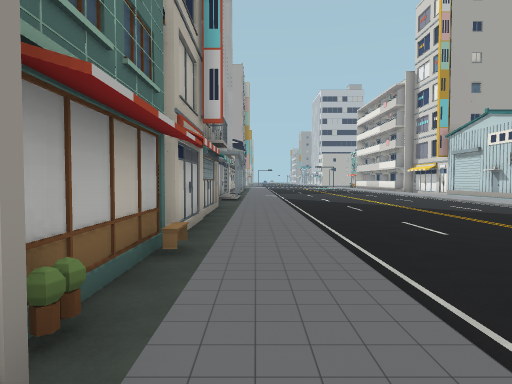
View 1 (above)

24 first-person views from a walk through a Unity game level. The camera is 1.5 m above the floor, tilts 2° down and sees 75° across. The floor is counted in squares, 2 m on a side. Each view is taken from the middle of a square. On the plan, view 1 faces up. The plan holds only what a view shows up to about 11 squares ahead; the rest is blank. The place goes on beyond the plan. Some animated figures are not drawn. Some surface patterns are stand-ins.

View 2
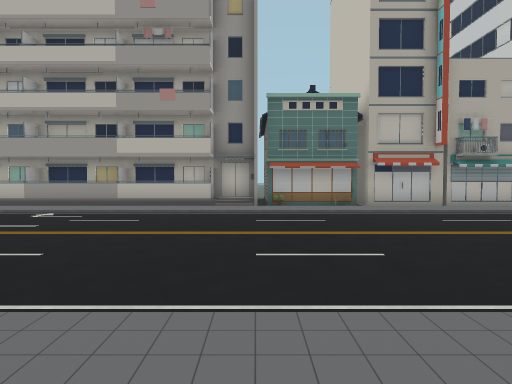

View 3
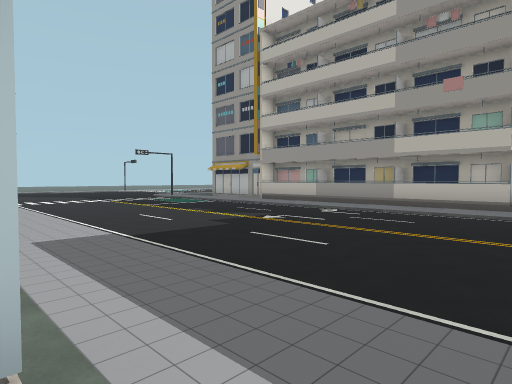

View 4
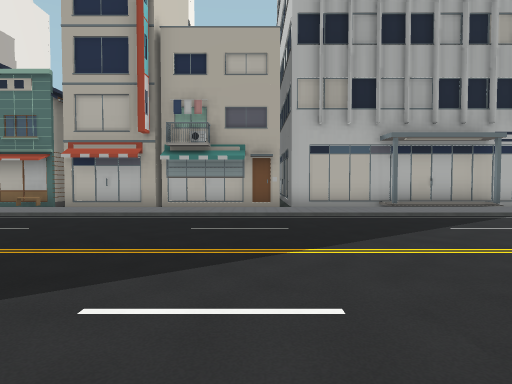

View 5
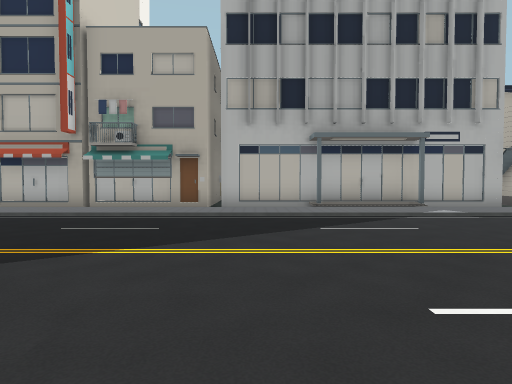

View 6
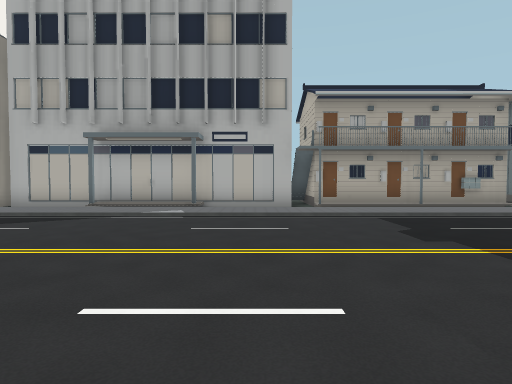

View 7
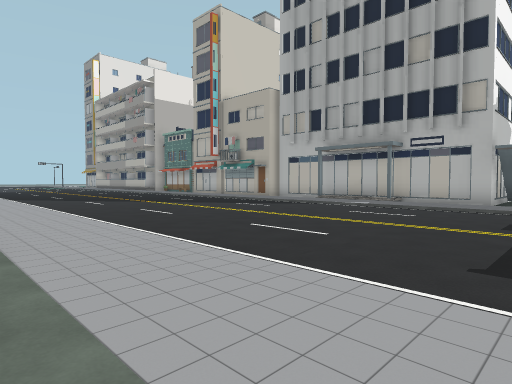

View 8
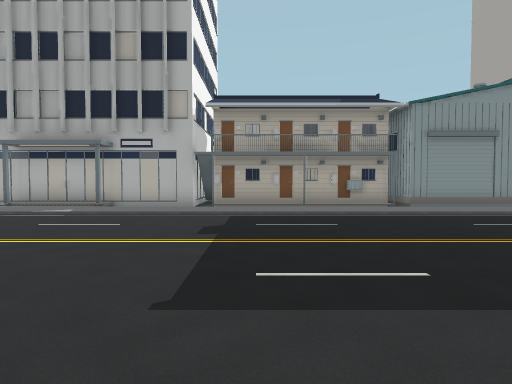

View 9
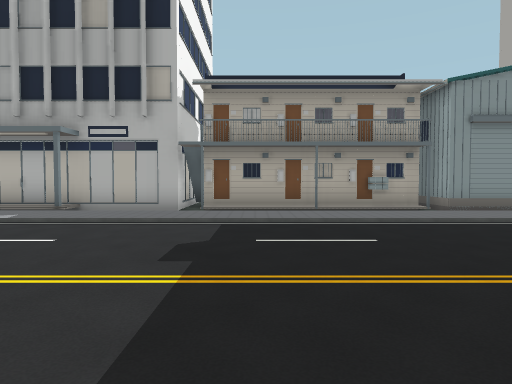

View 10
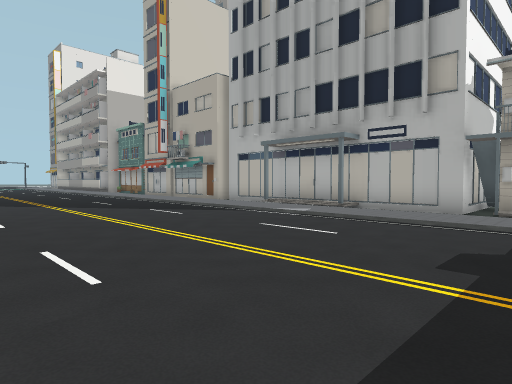

View 11
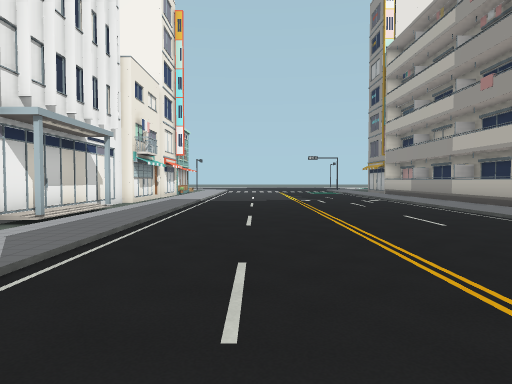

View 12
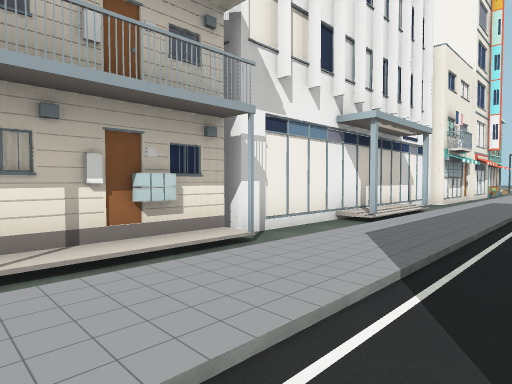

View 13
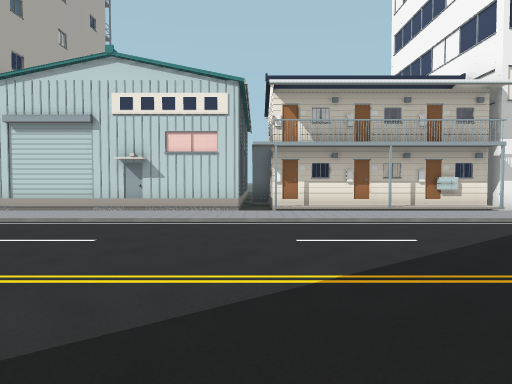

View 14
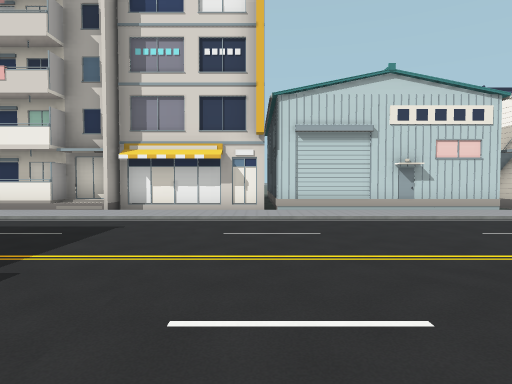

View 15
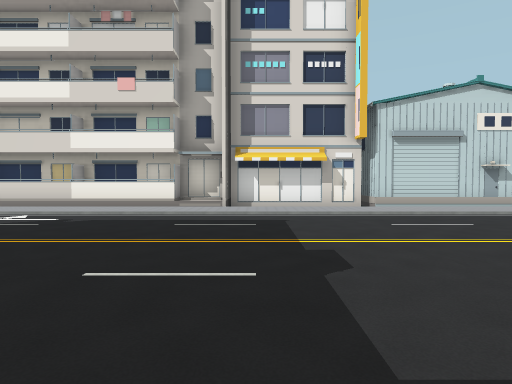

View 16
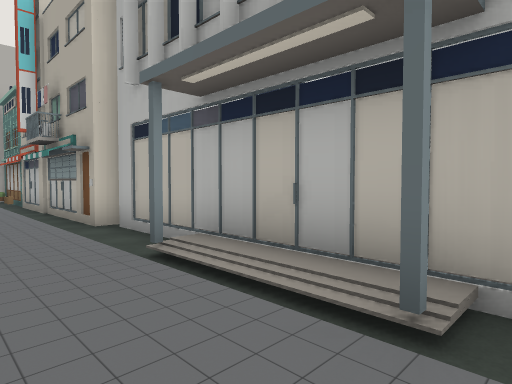

View 17
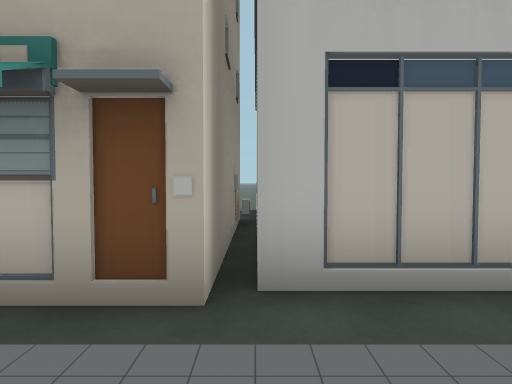

View 18
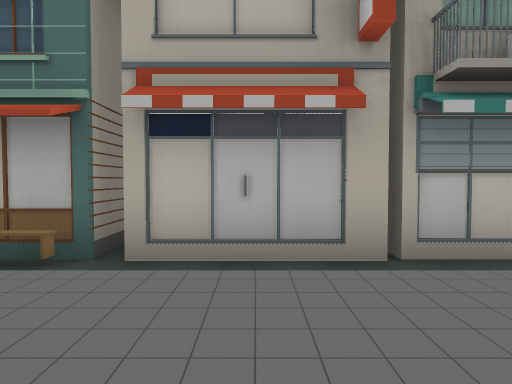

View 19
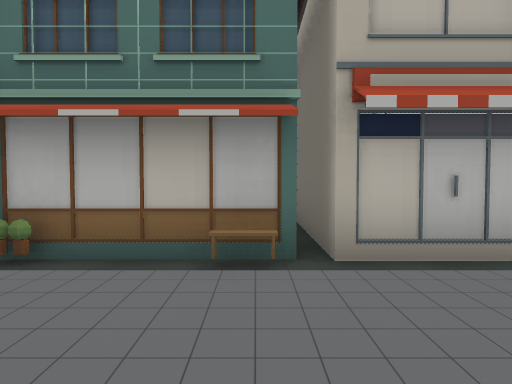

View 20
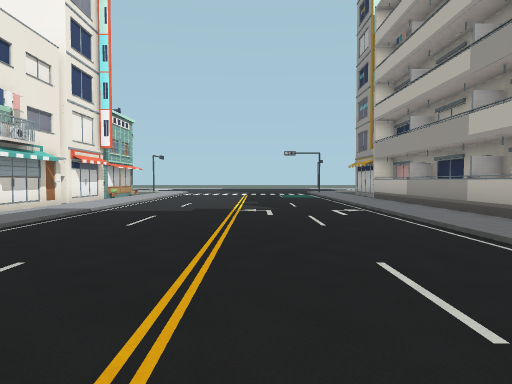

View 21
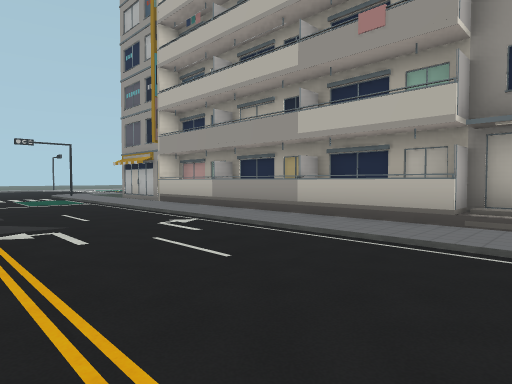

View 22
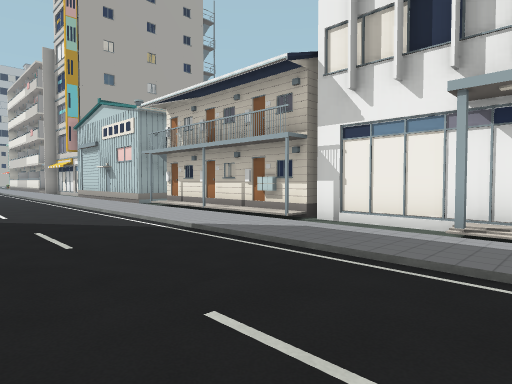

View 23
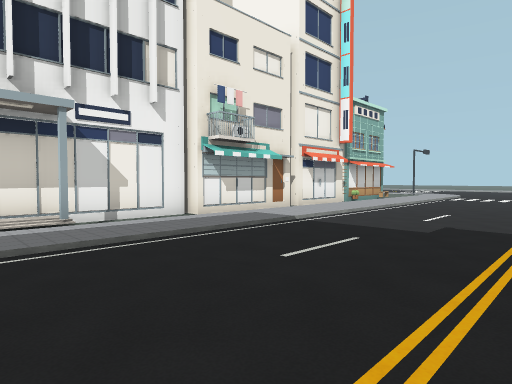

View 24
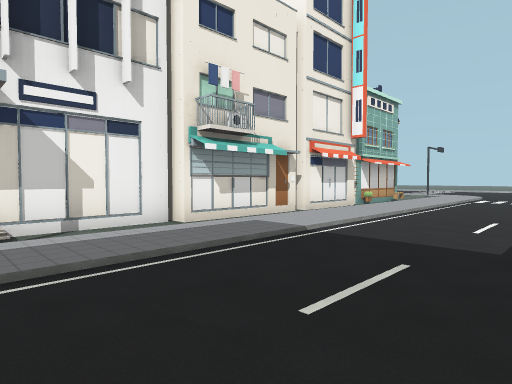

### Floor plan
Key: @ floor where view 1 was taken; # wall or solid block; . main floor; : floor 0.25 m higher than the main floor; / step, stairs or slope; ^ raised ledge; O other object.
Columns run from 8 left of view 1 to 17 right of it. Each row starts with its distance up from view 1.
 26      ###:/..  ../:#
 25       ^#:/....../:##
 24       #/:/....../:##
 23       #/:/......///#
 22       ^/:/....../:##
 21       #/:/......///
 20      ^^/:/......///
 19  OOOOOO :/......///
 18 O     O :/......///OOO
 17 O     O.:/....../:###
 16 O     O///....../:#
 15 O     O///....../:#
 14 O     O///....../:#
 13 O     O.:/....../:#
 12 O     O.:/....../:####
 11 OOOOOOOO:/....../:.#/.
 10        O:/....../:/#
  9        O:/....../:/#
  8        O:/....../:/^
  7  OOOOOOO:/....../:/#
  6  O     ///....../:/#
  5  O  OOO///....../:/#
  4       ##:/....../:.O     O
  3       #.:/....../:.O     O
  2       ##:/....../:/O
  1       ##:/......///O
  0       #/@/......///O
 -1       #^:/....../:.O
 -2       #^:/....../:.O     O
 -3       #^:/....../:.O     O
 -4       #^:/....../:.
 -5       #^:/....../:.
 -6       #^:/......///O
 -7        ^:/......///OO

Positions as (right, up) in squares from view 1, and headings:
1: (0, 0), facing up
2: (10, 1), facing left
3: (10, 1), facing down-left
4: (8, 10), facing left
5: (8, 12), facing left
6: (8, 18), facing left
7: (10, 21), facing down-left
8: (9, 21), facing left
9: (7, 21), facing left
10: (7, 21), facing down-left
11: (6, 8), facing down
12: (7, 8), facing down-right
13: (2, 11), facing right
14: (1, 18), facing right
15: (0, 21), facing right
16: (1, 17), facing down-left
17: (1, 11), facing left
18: (2, 6), facing left
19: (2, 4), facing left
20: (4, 4), facing down
21: (5, 1), facing down-left
22: (5, 1), facing up-right
23: (4, 1), facing down-right
24: (5, 0), facing down-right
